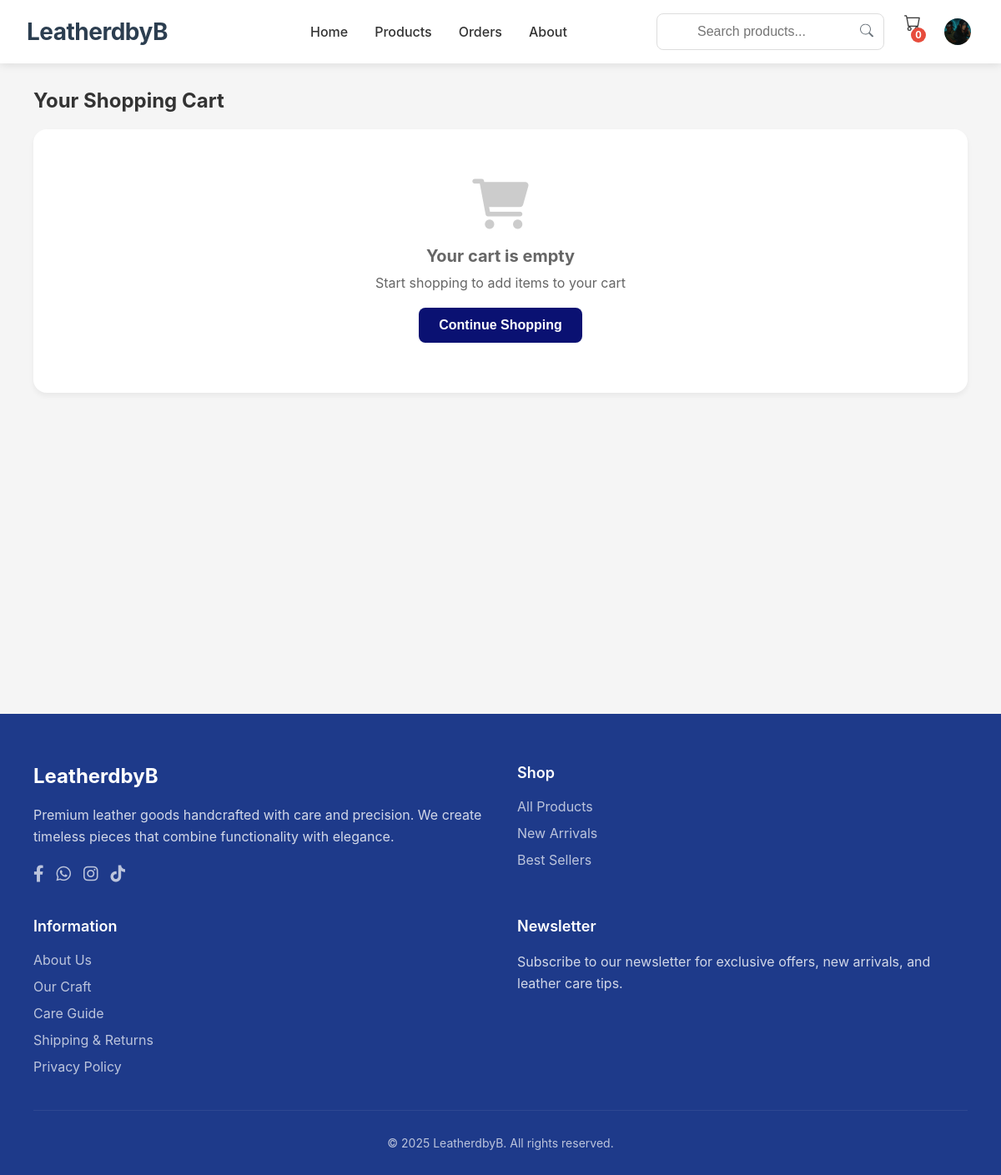
/cart/ (signed in), run on an earlier commit of the app's database.
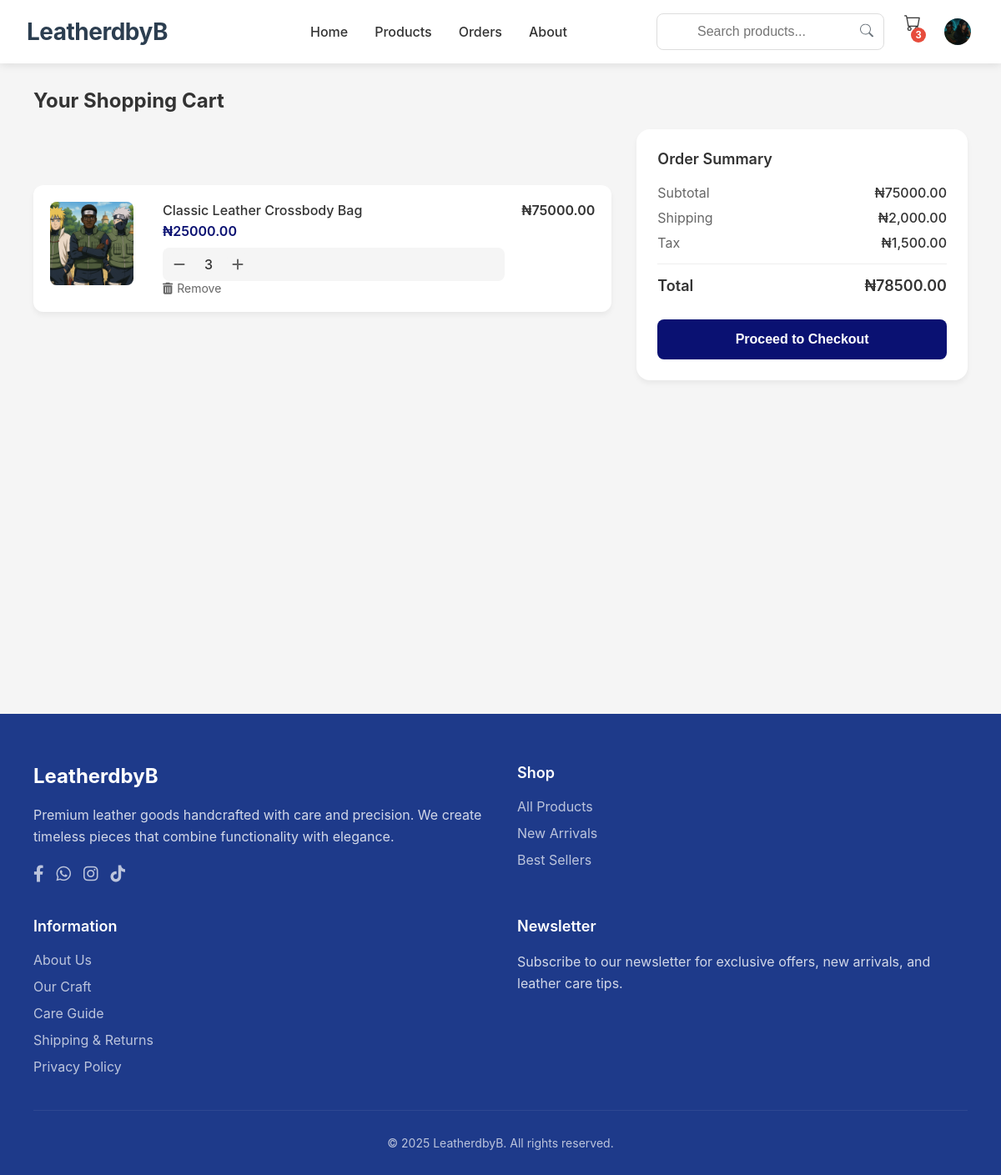
And on a later commit of the database.
### core/models.py (models this page shows, shortened)
class CartItem(models.Model):
    cart = models.ForeignKey(Cart, related_name='items', on_delete=models.CASCADE)
    product = models.ForeignKey(Product, on_delete=models.CASCADE)
    quantity = models.PositiveIntegerField(default=1)
    size = models.ForeignKey('Size', on_delete=models.CASCADE, null=True, blank=True)
    @property
    def total_price(self):
        return self.product.price * self.quantity
    class Meta:
        unique_together = ('cart', 'product', 'size')

class Product(models.Model):
    name = models.CharField(max_length=200)
    description = models.TextField()
    slug = models.SlugField(unique=True, blank=True)
    price = models.DecimalField(max_digits=10, decimal_places=2)
    category = models.ForeignKey(Category, on_delete=models.CASCADE)
    stock = models.PositiveIntegerField(default=0)
    rating = models.FloatField(default=0)
    sku = models.CharField(max_length=50, unique=True)
    featured = models.BooleanField(default=False)  # ✅ Add this line
    created_at = models.DateTimeField(auto_now_add=True)
    featured = models.BooleanField(default=False)
    updated_at = models.DateTimeField(auto_now=True)

class ProductImage(models.Model):
    product = models.ForeignKey(Product, related_name='images', on_delete=models.CASCADE)
    image = models.ImageField(upload_to='products/')
    is_featured = models.BooleanField(default=False)

class Cart(models.Model):
    user = models.ForeignKey(User, on_delete=models.CASCADE, null=True, blank=True)
    session_key = models.CharField(max_length=40, null=True, blank=True)
    created_at = models.DateTimeField(auto_now_add=True)
    updated_at = models.DateTimeField(auto_now=True)
    @property
    def subtotal(self):
        return sum(item.total_price for item in self.items.all())
    @property
    def total(self):
        return self.subtotal + Decimal('2000.00') + Decimal('1500.00')  # Shipping + Tax
    @property
    def total_items(self):
        return self.items.aggregate(total=models.Sum('quantity'))['total'] or 0

### core/views.py (the view)
def cart_detail(request):
    cart = _get_cart(request)
    context = {
        'cart': cart,
    }
    return render(request, 'cart/detail.html', context)

### core/context_processors.py (called while the page is built)
def cart_context(request):
    cart = None
    total_items = 0
    if request.user.is_authenticated:
        cart = Cart.objects.filter(user=request.user).first()
    elif request.session.session_key:
        cart = Cart.objects.filter(session_key=request.session.session_key).first()
    if cart:
        total_items = cart.total_items
    return {'cart': cart, 'cart_total_items': total_items}

### core/views.py (called while the page is built, shortened)
def _get_cart(request):
    if request.user.is_authenticated:
        cart, created = Cart.objects.get_or_create(user=request.user)
    return cart

### core/templates/cart/detail.html (shortened to what this page needs)
{% extends "base.html" %}
{% load static %}
{% block content %}
<div id="cart" class="page">
    <div class="cart-header">
        <h2 class="cart-title">Your Shopping Cart</h2>
    </div>
    <div class="cart-container">
        <div class="cart-items">
            <div id="cartItems">
                {% for item in cart.items.all %}
                <div class="cart-item" data-product-id="{{ item.product.id }}">
                    <div class="cart-item-image">
                        {% if item.product.images.first %}
                        <img src="{{ item.product.images.first.image.url }}" alt="{{ item.product.name }}">
                        {% else %}
                        <i class="fas fa-image"></i>
                        {% endif %}
                    </div>
                    <div class="cart-item-info">
                        <div class="cart-item-name">{{ item.product.name }}</div>
                        <div class="cart-item-price">₦{{ item.product.price|floatformat:2 }}</div>
                        <div class="quantity-controls">
                            <button class="qty-btn" onclick="updateCartItem({{ item.product.id }}, 'decrement')">
                                <i class="fas fa-minus"></i>
                            </button>
                            <span class="qty-display">{{ item.quantity }}</span>
                            <button class="qty-btn" onclick="updateCartItem({{ item.product.id }}, 'increment')">
                                <i class="fas fa-plus"></i>
                            </button>
                        </div>
                        <div class="remove-item" onclick="removeFromCart({{ item.product.id }})">
                            <i class="fas fa-trash-alt"></i> Remove
                        </div>
                    </div>
                    <div style="font-weight: 600;">₦{{ item.total_price|floatformat:2 }}</div>
                </div>
                {% empty %}
                <div id="emptyCart" class="empty-state">
                    <i class="fas fa-shopping-cart"></i>
                    <h3>Your cart is empty</h3>
                    <p>Start shopping to add items to your cart</p>
                    <button class="shop-btn" onclick="window.location.href='{% url 'home' %}'">Continue Shopping</button>
                </div>
                {% endfor %}
            </div>
        </div>
        {% if cart.items.exists %}
        <div class="cart-summary">
            <h3 class="summary-title">Order Summary</h3>
            <div class="summary-row">
                <span class="summary-label">Subtotal</span>
                <span class="summary-value">₦{{ cart.subtotal|floatformat:2 }}</span>
            </div>
            <div class="summary-row">
                <span class="summary-label">Shipping</span>
                <span class="summary-value">₦2,000.00</span>
            </div>
            <div class="summary-row">
                <span class="summary-label">Tax</span>
                <span class="summary-value">₦1,500.00</span>
            </div>
            <div class="summary-row summary-total">
                <span>Total</span>
                <span>₦{{ cart.total|floatformat:2 }}</span>
            </div>
            {% if request.user.is_authenticated %}
            <button class="checkout-btn" onclick="window.location.href='{% url 'checkout' %}'">Proceed to Checkout</button>
            {% else %}
            <button class="checkout-btn" onclick="window.location.href='{% url 'login' %}?next={% url 'checkout' %}'">Login to Checkout</button>
            {% endif %}
        </div>
        {% endif %}
    </div>
</div>
{% endblock %}

### core/templates/includes/header.html (shortened to what this page needs)
<nav class="main-nav">
    <div class="nav-brand">
        <a href="{% url 'home' %}" class="logo">LeatherdbyB</a>
    </div>
    <div class="nav-primary">
        <a class="nav-item {% if request.path == '/' %}active{% endif %}" href="{% url 'home' %}">Home</a>
        <a class="nav-item {% if request.path == '/products/' %}active{% endif %}" href="{% url 'product_list' %}">Products</a>
        <a class="nav-item {% if request.path == '/account/orders/' %}active{% endif %}" href="{% url 'order_history' %}">Orders</a>
        <a class="nav-item {% if request.path == '/about/' %}active{% endif %}" href="{% url 'about' %}">About</a>
    </div>
    <div class="nav-secondary">
        <div class="search-container">
            <form method="GET" action="{% url 'product_list' %}" class="search-form">
                <input type="text" class="search-input" name="search" placeholder="Search products..."
                       value="{{ request.GET.search }}" aria-label="Search products">
                <button type="submit" class="search-button" aria-label="Submit search">
                    <svg xmlns="http://www.w3.org/2000/svg" width="16" height="16" fill="currentColor" viewBox="0 0 16 16">
                        <path d="M11.742 10.344a6.5 6.5 0 1 0-1.397 1.398h-.001c.03.04.062.078.098.115l3.85 3.85a1 1 0 0 0 1.415-1.414l-3.85-3.85a1.007 1.007 0 0 0-.115-.1zM12 6.5a5.5 5.5 0 1 1-11 0 5.5 5.5 0 0 1 11 0z"/>
                    </svg>
                </button>
            </form>
        </div>
        <div class="cart-container" onclick="window.location.href='{% url 'cart_detail' %}'">
            <div class="cart-icon">
                <span class="cart-badge">{{ cart_total_items }}</span>
            </div>
        </div>
        <div class="account-dropdown">
            <button class="account-toggle" aria-label="Account menu">
                {% if request.user.is_authenticated %}
                    {% if request.user.userprofile.profile_image %}
                        <img src="{{ request.user.userprofile.profile_image.url }}" alt="Profile" class="account-avatar">
                    {% endif %}
                {% endif %}
            </button>
        </div>
    </div>
</nav>

What changed in the data, as far as the page shows it:
added CartItem: product.images.first.image (picture), product.name "Classic Leather Crossbody Bag", product.price "25000.00", quantity "3", total_price "75000.00"
now on this page (row unchanged): Cart: subtotal "75000.00", total "78500.00"
Also different on the page:
{{ cart_total_items }}: "0" → "3"
text no longer shown: "Your cart is empty Start shopping to add items to your cart Continue Shopping"
text now shown: "Order Summary Subtotal ₦ Shipping ₦2,000.00 Tax ₦1,500.00 Total ₦ Proceed to Checkout"
